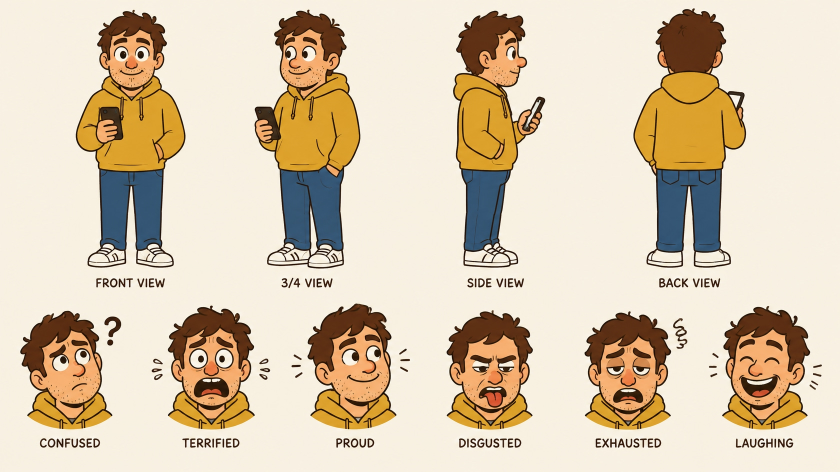
#> input picture studio/assets/dave-model-sheet.jpg, 1680 x 944 px (shown at 1/2 size)
$ python -i render_episode.py   (imports and definitions only)
#> lines starting #> are read from the running program, lines starting #| are printed output that depends on the picture
#!/usr/bin/env python3
"""Render a Dave vs History episode (v2: animated HUD, timed callouts, transitions, SFX).

Usage: python3 render_episode.py <episode_dir> [--only i ...] [--jobs 4] [--fps 30]
Inputs : <ep>/edit.json, <ep>/script.md (narration text, for anchor timing), <ep>/images/NNN.jpg,
         <ep>/audio/*.mp3, studio/assets/sfx/*.wav (python3 studio/tools/make_sfx.py)
Output : <ep>/build/final.mp4
"""
import json, os, re, subprocess, math, argparse, random
from concurrent.futures import ProcessPoolExecutor
import numpy as np
from PIL import Image, ImageDraw, ImageFont, ImageFilter

W, H = 1920, 1080
FONT_BLACK = "/usr/share/fonts/opentype/inter/InterDisplay-Black.otf"
FONT_BOLD = "/usr/share/fonts/opentype/inter/InterDisplay-Bold.otf"
MUSTARD = (227, 167, 47); SAND = (234, 217, 184); INK = (59, 42, 30); BLUE = (31, 58, 95); RED = (196, 98, 58); GREEN = (107, 140, 58)
XFADE = 0.45
SFX_DIR = os.path.join(os.path.dirname(os.path.abspath(__file__)), "..", "assets", "sfx")
_F = {}


# [4 lines left out: function font, not called in this run]


def probe(path):
    return float(subprocess.check_output(["ffprobe", "-v", "error", "-show_entries", "format=duration", "-of", "csv=p=0", path]))


def ease(x):
    x = max(0.0, min(1.0, x)); return 1 - (1 - x) ** 3


def back(x):  # overshoot ease for pop-ins
    x = max(0.0, min(1.0, x)); c = 1.7; return 1 + (c + 1) * (x - 1) ** 3 + c * (x - 1) ** 2


# [21 lines left out: functions narration_texts, load_knots, anchor_time, not called in this run]


def load_cover(path, scale=1.12):
#> called with path = '../assets/dave-model-sheet.jpg', scale = 1.12
    im = Image.open(path).convert("RGB")
#> im is the input picture: PIL image 1680x944 RGB; mean R, G, B 218.3, 201.9, 177.5
    tw, th = int(W * scale), int(H * scale)
    r = max(tw / im.width, th / im.height)
#> r = 1.28
    im = im.resize((math.ceil(im.width * r), math.ceil(im.height * r)), Image.LANCZOS)
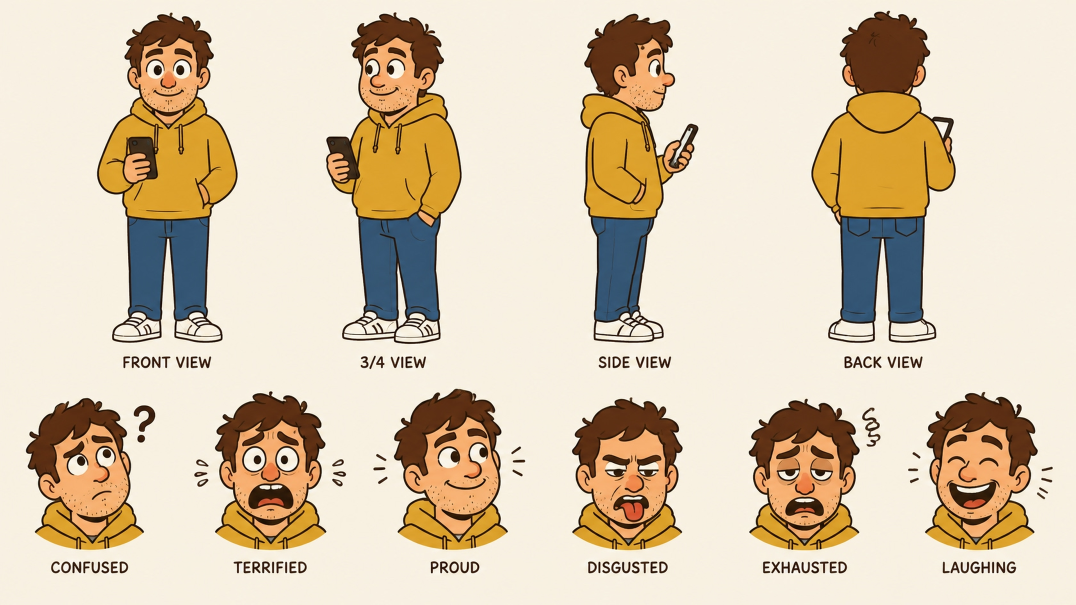
#> im: PIL image 2152x1209 RGB (shown at 1/2 size); mean R, G, B 218.3, 201.9, 177.6
    x, y = (im.width - tw) // 2, (im.height - th) // 2
#> x = 1; y = 0
    return im.crop((x, y, x + tw, y + th))


# [20 lines left out: functions kenburns, glitch, not called in this run]


def rounded(d, box, fill, r=28, outline=None, width=0):
    d.rounded_rectangle(box, radius=r, fill=fill, outline=outline, width=width)


def outlined_text(d, xy, txt, f, fill, stroke=INK, sw=6, alpha=255):
    d.text(xy, txt, font=f, fill=fill + (alpha,), stroke_width=sw, stroke_fill=stroke + (alpha,))


# [292 lines left out: functions draw_board, draw_meters, draw_progress, overlays, mix_cmd, render_section and 2 more, not called in this run]


# [2 lines not run here, left out]

>>> result = load_cover('../assets/dave-model-sheet.jpg')
